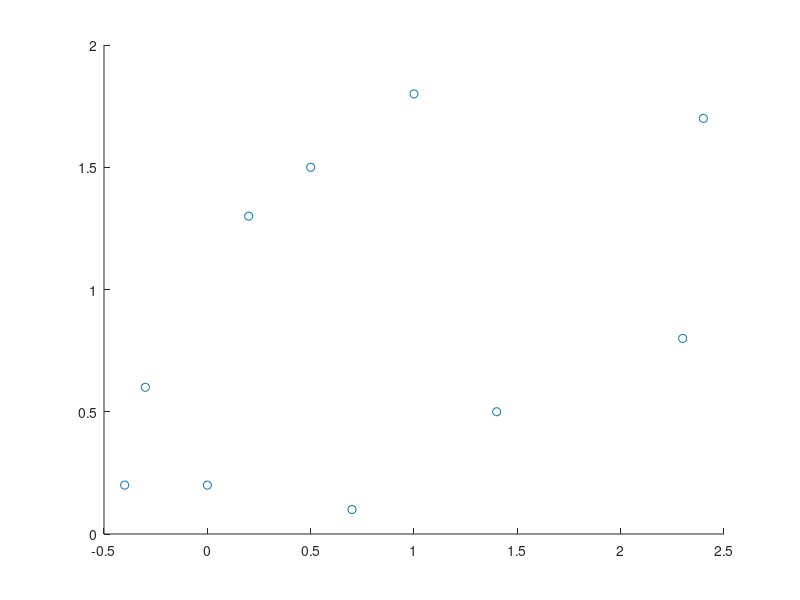

This chart was generated by the following MATLAB code: (Note: this script raises an error after producing the figure.)
clc; clear;
epsilon=0.000001;% tolerance (small threshold) 
IterMAX = 5000; % maximal number of (main) iterations 
N = 10; 
lambda = 0.1; 
b1= 0.8; 
b2 = 2; 
last_norm = 1e10; 
t = (-pi + (2*pi).*rand(10,1))';
points = [0.5, 1.5; -0.3, 0.6; 1.0, 1.8; -0.4, 0.2; 0.2, 1.3; 0.7, 0.1; 2.3, 0.8; 1.4, 0.5; 0.0, 0.2; 2.4, 1.7]; 
y = [mean(points) 1 1 0.01 t]'; 

for i = 1:IterMAX 
    c1 = y(1,i); 
    c2 = y(2,i); 
    r = y(3,i); 
    delta = y(4,i); 
    alpha = y(5,i); 
    t = y(6:size(y,1),i); 
    for k = 1:N 
        u(1,k) = cos(alpha+t(k)); 
        v(1,k) = cos(alpha-t(k));
        p(1,k) = sin(alpha+t(k)); 
        q(1,k) = sin(alpha-t(k)); 
    end 
    %p = p'; 
    %q = q'; 
    %u = u'; 
    %v = v'; 
    f = [c1+r*u'+delta*v'; c2+r*p'+delta*q'] - [points(:,1); points(:,2)]; 
    df = [ones(N,1) zeros(N,1) u' v' -r*p'-delta*q' diag(-r*p'+delta*q'); zeros(N,1) ones(N,1) p' q' r*u'+delta*v' diag(r*u'-delta*v')];
    %p = p'; 
    %q = q'; 
    %u = u'; 
    %v = v'; 
    if norm(f) < last_norm 
        y(:,i+1) = y(:,i) - inv(df'*df+lambda(i)*eye(15))*df'* f; 
        lambda(:,i+1) = b1 * lambda(i); 
        last_norm = norm(f);
    else
        y(:,i+1) = y(:,i); 
        lambda(:,i+1) = b2 * lambda(i); 
    end
    if abs(norm(y(:,i))-norm(y(:,i+1))) < epsilon 
        break 
    end
end
n=size(y,2);
hold on 
plot(points(:,1),points(:,2),'o'); 
[X,Y] = ellipse(y(1,n), y(2,n), y(3,n), y(4,n), y(5,n)); plot(X, Y, '-')


function [x,y] = ellipse(c1,c2,r,delta,alpha)
   t = linspace(-pi,pi,400);
   x = c1+ r*cos(alpha + t) + delta*cos(alpha - t);
   y = c2+ r*sin(alpha + t) + delta*sin(alpha - t);
   
end
